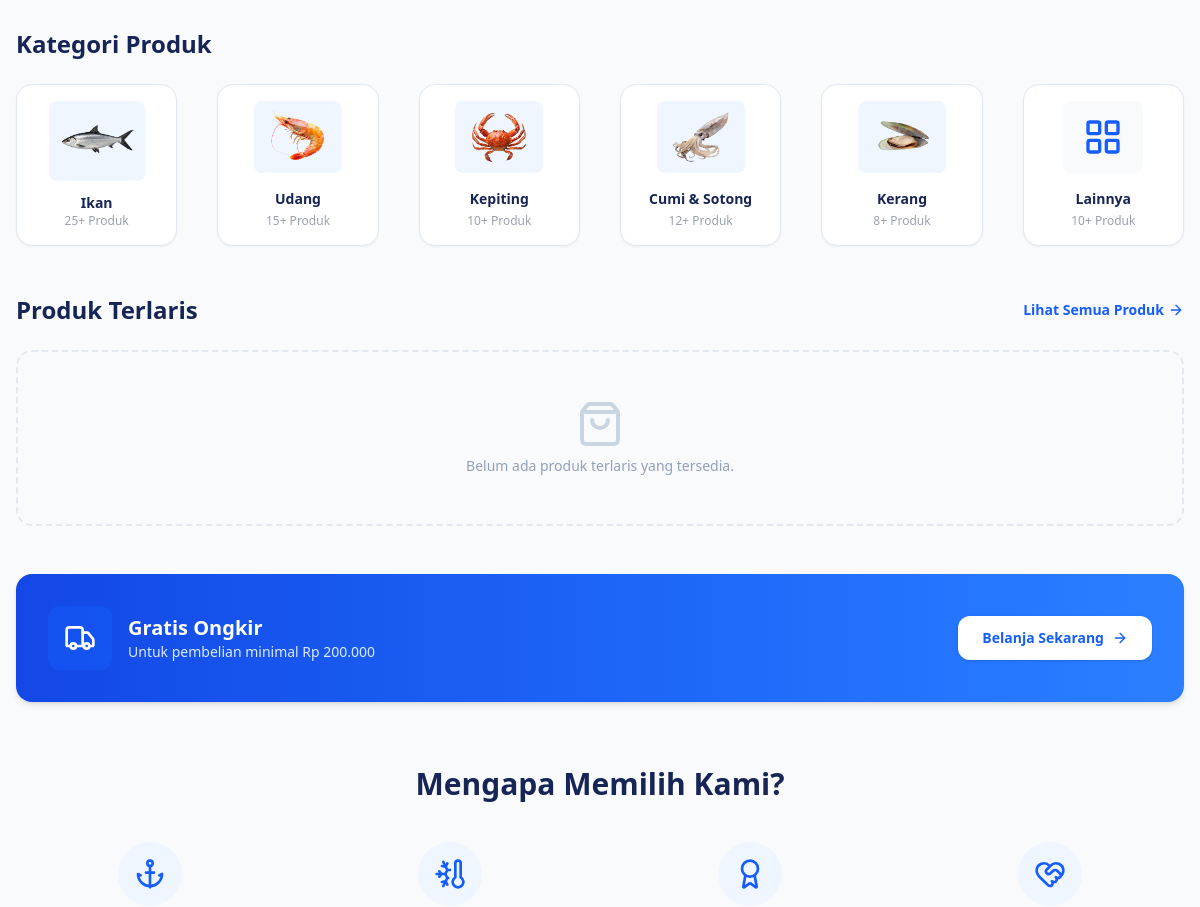
Before: / (middle part) with the older database file.
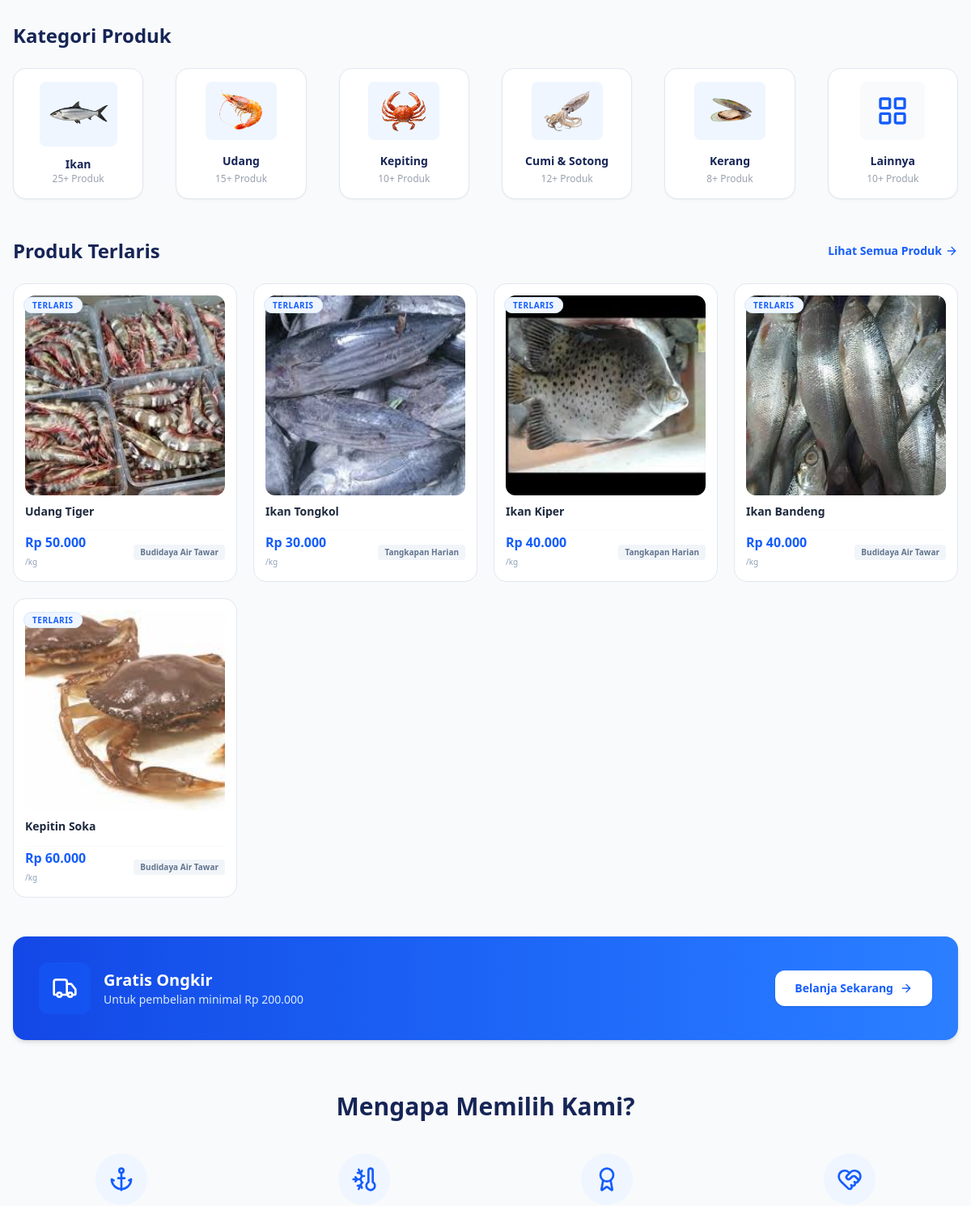
After: the same page with the newer database file.
### tables this page shows
CREATE TABLE `products` (
  `id` int(11) NOT NULL,
  `user_id` int(11) NOT NULL,
  `nama_produk` varchar(150) NOT NULL,
  `slug` varchar(150) DEFAULT NULL,
  `kategori` varchar(50) DEFAULT NULL,
  `deskripsi` text DEFAULT NULL,
  `harga` decimal(12,2) NOT NULL,
  `stok` int(11) DEFAULT 0,
  `berat` decimal(8,2) DEFAULT NULL,
  `satuan` varchar(20) DEFAULT NULL,
  `asal_produk` varchar(100) DEFAULT NULL,
  `badge` varchar(50) DEFAULT NULL,
  `status` enum('aktif','nonaktif') DEFAULT 'aktif',
  `created_at` timestamp NOT NULL DEFAULT current_timestamp(),
  `updated_at` timestamp NULL DEFAULT NULL
);

### index.php (the view, shortened to what the changed rows need)
<?php
  include 'config/koneksi.php';
?>
<!DOCTYPE html>
<html lang="id">
  <head>
    <script src="https://cdn.jsdelivr.net/npm/@tailwindcss/browser@4"></script>
    <link rel="stylesheet" href="assets/css/style.css">
  </head>
  <body class="bg-gray-50 text-gray-800 font-sans">
    <section class="max-w-7xl mx-auto px-4 my-12">
      <div class="flex justify-between items-center mb-6">
        <h2 class="text-2xl font-bold text-blue-950">Kategori Produk</h2>
      </div>
    </section>
<section class="max-w-7xl mx-auto px-4 my-12">
  <div class="flex justify-between items-center mb-6">
    <h2 class="text-2xl font-bold text-blue-950">Produk Terlaris</h2>
  </div>
  <div class="grid grid-cols-1 sm:grid-cols-2 md:grid-cols-3 lg:grid-cols-4 xl:grid-cols-5 gap-5">
    <?php
    $query_terlaris = "SELECT p.*,
                      (SELECT pi.nama_file FROM product_images pi WHERE pi.product_id = p.id LIMIT 1) as gambar_utama
                      FROM products p
                      WHERE p.status = 'aktif'
                      ORDER BY (p.badge = 'TERLARIS') DESC, p.id DESC
                      LIMIT 5";
    $result_terlaris = mysqli_query($conn, $query_terlaris);
    if (mysqli_num_rows($result_terlaris) > 0) {
        while ($row = mysqli_fetch_assoc($result_terlaris)) {
            $badge_text = !empty($row['badge']) ? htmlspecialchars($row['badge']) : 'SEGAR';
            $badge_class = ($badge_text === 'TERLARIS')
                ? 'bg-blue-50 text-blue-600 border-blue-100'
                : (($badge_text === 'PROMO') ? 'bg-red-50 text-red-600 border-red-100' : 'bg-green-50 text-green-600 border-green-100');
            $icon_kategori = 'fish';
            if (isset($row['kategori'])) {
                $kat = strtolower($row['kategori']);
                if (str_contains($kat, 'udang')) $icon_kategori = 'shrimp';
                if (str_contains($kat, 'kepiting')) $icon_kategori = 'crab';
            }
    ?>
            <a href="pages/product-details.php?produk=<?= $row['slug']; ?>" class="w-full bg-white border border-slate-200 rounded-2xl p-3.5 hover:shadow-sm hover:-translate-y-[2px] transition-all duration-200 relative flex flex-col group">
              <div class="absolute top-3 left-3 z-10">
                <span class="<?= $badge_class; ?> text-[10px] font-bold px-2.5 py-0.5 rounded-full uppercase tracking-wider border">
                  <?= $badge_text; ?>
                </span>
              </div>
              <div class="w-full aspect-square flex items-center justify-center overflow-hidden rounded-xl mb-2.5 bg-slate-50 relative">
                <?php if (!empty($row['gambar_utama']) && file_exists("assets/img/product-image/" . $row['gambar_utama'])): ?>
                    <img src="assets/img/product-image/<?= $row['gambar_utama']; ?>" alt="<?= htmlspecialchars($row['nama_produk']); ?>" class="w-full h-full object-cover">
                <?php else: ?>
                    <div class="w-full h-full flex items-center justify-center text-blue-500/70 p-1">
                        <i data-lucide="<?= $icon_kategori; ?>" class="w-14 h-14"></i>
                    </div>
                <?php endif; ?>
              </div>
              <div class="space-y-0.5 mb-2.5 flex-1 flex flex-col">
                <h4 class="font-bold text-slate-800 text-sm leading-snug line-clamp-2" title="<?= htmlspecialchars($row['nama_produk']); ?>">
                    <?= htmlspecialchars($row['nama_produk']); ?>
                </h4>
              </div>
              <div class="flex items-center justify-between pt-1 border-t border-slate-50 mt-1">
                <div>
                  <span class="text-blue-600 font-extrabold text-sm md:text-base block leading-tight">
                      Rp <?= number_format($row['harga'], 0, ',', '.'); ?>
                  </span>
                  <span class="text-[10px] text-slate-400">/<?= htmlspecialchars($row['satuan'] ?? 'kg'); ?></span>
                </div>
                <div class="text-right max-w-[50%]">
                  <span class="text-[10px] font-semibold text-slate-500 bg-slate-100 px-2 py-0.5 rounded truncate block" title="<?= htmlspecialchars($row['asal_produk'] ?? 'Lokal'); ?>">
                    <?= !empty($row['asal_produk']) ? htmlspecialchars($row['asal_produk']) : 'Lokal'; ?>
                  </span>
                </div>
              </div>
            </a> <?php
        }
    } else {
    ?>
        <div class="col-span-full border-2 border-dashed border-slate-200 rounded-2xl py-12 text-center text-slate-400">
            <i data-lucide="shopping-bag" class="w-12 h-12 mx-auto mb-2 text-slate-300"></i>
            <p class="text-sm font-medium">Belum ada produk terlaris yang tersedia.</p>
        </div>
    <?php
    }
    ?>
  </div>
</section>
    <section class="max-w-7xl mx-auto px-4 my-16 text-center">
      <h2 class="text-3xl font-bold text-blue-950 mb-10">
        Mengapa Memilih Kami?
      </h2>
    </section>
  </body>
</html>

Changed rows visible on the page:
added products: badge "TERLARIS", shows a picture, nama_produk "Udang Tiger", harga "50.000", satuan "kg", asal_produk "Budidaya Air Tawar"
added products: badge "TERLARIS", shows a picture, nama_produk "Ikan Tongkol", harga "30.000", satuan "kg", asal_produk "Tangkapan Harian"
added products: badge "TERLARIS", shows a picture, nama_produk "Ikan Kiper", harga "40.000", satuan "kg", asal_produk "Tangkapan Harian"
added products: badge "TERLARIS", shows a picture, nama_produk "Ikan Bandeng", harga "40.000", satuan "kg", asal_produk "Budidaya Air Tawar"
added products: badge "TERLARIS", shows a picture, nama_produk "Kepitin Soka", harga "60.000", satuan "kg", asal_produk "Budidaya Air Tawar"
Other visible differences:
text no longer shown: "Belum ada produk terlaris yang tersedia."
